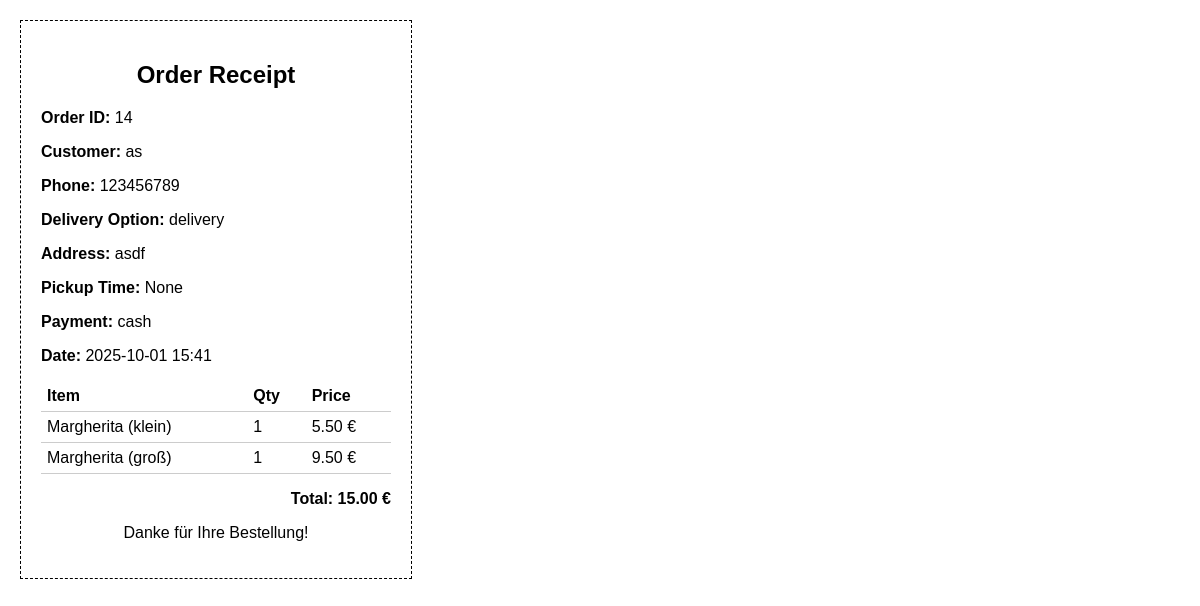
Page /api/orders/14/receipt on the committed database.
### models.py (models this page shows)
class Order(db.Model):
    __tablename__ = "orders"
    id = db.Column(db.Integer, primary_key=True)
    customer = db.Column(db.String(100), nullable=False, index=True)  # Index für bessere Filterung
    delivery_option = db.Column(db.String(50), nullable=False)
    address = db.Column(db.String(200), nullable=True)
    pickup_time = db.Column(db.String(50), nullable=True)
    payment_method = db.Column(db.String(50), nullable=False)
    date = db.Column(db.DateTime, default=datetime.utcnow, index=True)  # Index für Sortierung nach Datum
    phone_number = db.Column(db.String(13), nullable=True) # ✅ New field
    deleted = db.Column(db.Boolean, default=False)  # soft delete flag
    items = db.relationship("OrderItem", backref="order", cascade="all, delete-orphan")

class OrderItem(db.Model):
    __tablename__ = "order_items"
    id = db.Column(db.Integer, primary_key=True)
    order_id = db.Column(db.Integer, db.ForeignKey("orders.id"), nullable=False)
    name = db.Column(db.String(100), nullable=False)
    price = db.Column(db.Float, nullable=False)
    quantity = db.Column(db.Integer, nullable=False)
    toppings = db.Column(db.String(255), nullable=True)   # Comma-separated list
    comment = db.Column(db.String(255), nullable=True)    # Customer comment

### app.py (the view)
@app.route("/api/orders/<int:order_id>/receipt", methods=["GET"])
def print_receipt(order_id):
    try:
        order = Order.query.get_or_404(order_id)
        total = sum(item.price * item.quantity for item in order.items)
        return render_template("receipt.html", order=order, total=total)
    except Exception as e:
        return f"Error generating receipt: {str(e)}", 500

### templates/receipt.html (shortened to what this page needs)
<!DOCTYPE html>
<html lang="en">
<head>
</head>
<body onload="window.print()">
  <div class="receipt">
    <h2>Order Receipt</h2>
    <p><strong>Order ID:</strong> {{ order.id }}</p>
    <p><strong>Customer:</strong> {{ order.customer }}</p>
    <p><strong>Phone:</strong> {{ order.phone_number }}</p>
    <p><strong>Delivery Option:</strong> {{ order.delivery_option }}</p>
    <p><strong>Address:</strong> {{ order.address }}</p>
    <p><strong>Pickup Time:</strong> {{ order.pickup_time }}</p>
    <p><strong>Payment:</strong> {{ order.payment_method }}</p>
    <p><strong>Date:</strong> {{ order.date.strftime("%Y-%m-%d %H:%M") }}</p>
    <table>
      <thead>
        <tr>
          <th>Item</th>
          <th>Qty</th>
          <th>Price</th>
        </tr>
      </thead>
      <tbody>
        {% for item in order.items %}
        <tr>
          <td>{{ item.name }}<br>{{ item.toppings }}</td>
          <td>{{ item.quantity }}</td>
          <td>{{ "%.2f"|format(item.price * item.quantity) }} €</td>
        </tr>
        {% endfor %}
      </tbody>
    </table>
    <p class="total">Total: {{ "%.2f"|format(total) }} €</p>
    <p style="text-align:center;">Danke für Ihre Bestellung!</p>
  </div>
</body>
</html>

### templates/receipt.html (style rules this page uses)
body { font-family: Arial, sans-serif; margin: 20px; }
.receipt { border: 1px dashed #000; padding: 20px; width: 350px; }
h2 { text-align: center; margin-bottom: 20px; }
table { width: 100%; border-collapse: collapse; margin-bottom: 15px; }
th, td { border-bottom: 1px solid #ccc; padding: 6px; text-align: left; }
.total { text-align: right; font-weight: bold; }

### rows in the picture
Order: id "14", customer "as", phone_number "123456789", delivery_option "delivery", address "asdf", pickup_time "None", payment_method "cash", date "2025-10-01 15:41"
OrderItem: name "Margherita (klein)", quantity "1", item.price*item.quantity "5.50"
OrderItem: name "Margherita (groß)", quantity "1", item.price*item.quantity "9.50"

### other values in the picture
{{ "%.2f"|format(total) }} "15.00"
